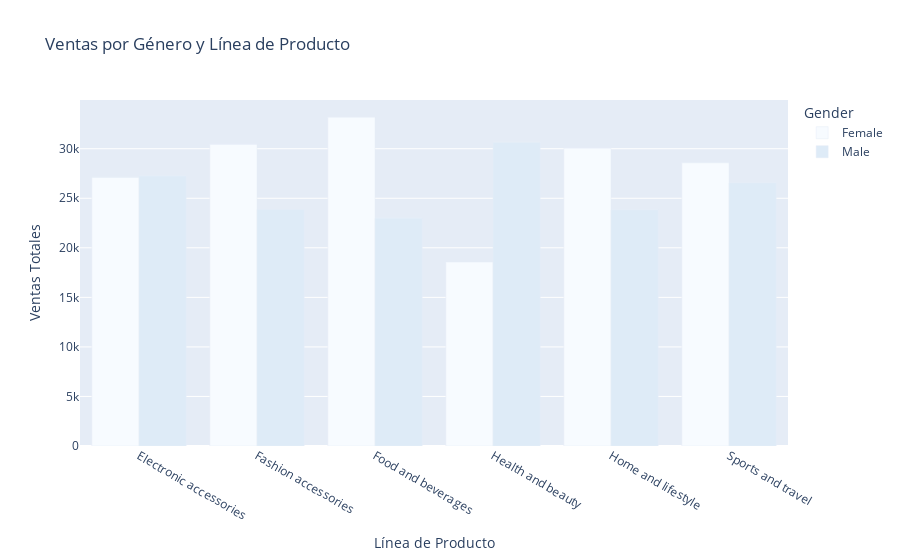

The notebook cell this image was saved under:
### Markdown cell above
### Ventas por Género por Línea de Producto

### Code cell
df_gen_prod = df.groupby(['Gender', 'Product line'], as_index=False)['Total'].sum()

fig = px.bar(
    df_gen_prod,
    x='Product line',
    y='Total',
    color='Gender',
    barmode='group',
    title='Ventas por Género y Línea de Producto',
    labels={'Total': 'Ventas Totales', 'Product line': 'Línea de Producto'},
    color_discrete_sequence=px.colors.sequential.Blues
)

fig.show()

### Figure 1 — Plotly figure (JSON) as saved in the notebook; plotly's stock layout.template omitted (floating-point values rounded to 4 significant figures)
{"data": [{"alignmentgroup": "True", "hovertemplate": "Gender=Female<br>Línea de Producto=%{x}<br>Ventas Totales=%{y}<extra></extra>", "legendgroup": "Female", "marker": {"color": "rgb(247,251,255)", "pattern": {"shape": ""}}, "name": "Female", "offsetgroup": "Female", "orientation": "v", "showlegend": true, "textposition": "auto", "type": "bar", "x": ["Electronic accessories", "Fashion accessories", "Food and beverages", "Health and beauty", "Home and lifestyle", "Sports and travel"], "xaxis": "x", "y": [27100.0, 30440.0, 33170.0, 18560.0, 30040.0, 28570.0], "yaxis": "y"}, {"alignmentgroup": "True", "hovertemplate": "Gender=Male<br>Línea de Producto=%{x}<br>Ventas Totales=%{y}<extra></extra>", "legendgroup": "Male", "marker": {"color": "rgb(222,235,247)", "pattern": {"shape": ""}}, "name": "Male", "offsetgroup": "Male", "orientation": "v", "showlegend": true, "textposition": "auto", "type": "bar", "x": ["Electronic accessories", "Fashion accessories", "Food and beverages", "Health and beauty", "Home and lifestyle", "Sports and travel"], "xaxis": "x", "y": [27240.0, 23870.0, 22970.0, 30630.0, 23830.0, 26550.0], "yaxis": "y"}], "layout": {"barmode": "group", "legend": {"title": {"text": "Gender"}, "tracegroupgap": 0}, "title": {"text": "Ventas por Género y Línea de Producto"}, "xaxis": {"anchor": "y", "domain": [0, 1], "title": {"text": "Línea de Producto"}}, "yaxis": {"anchor": "x", "domain": [0, 1], "title": {"text": "Ventas Totales"}}}}
